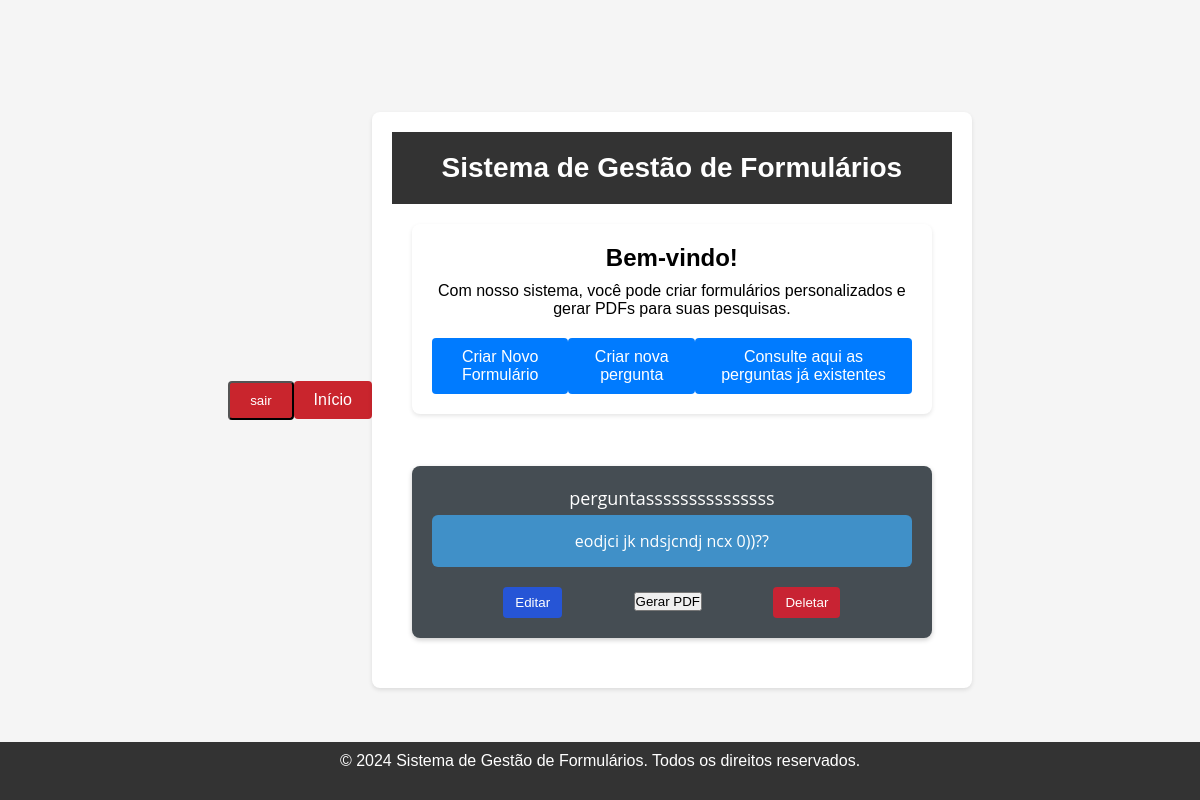
Page / (signed in) on the earlier database version.
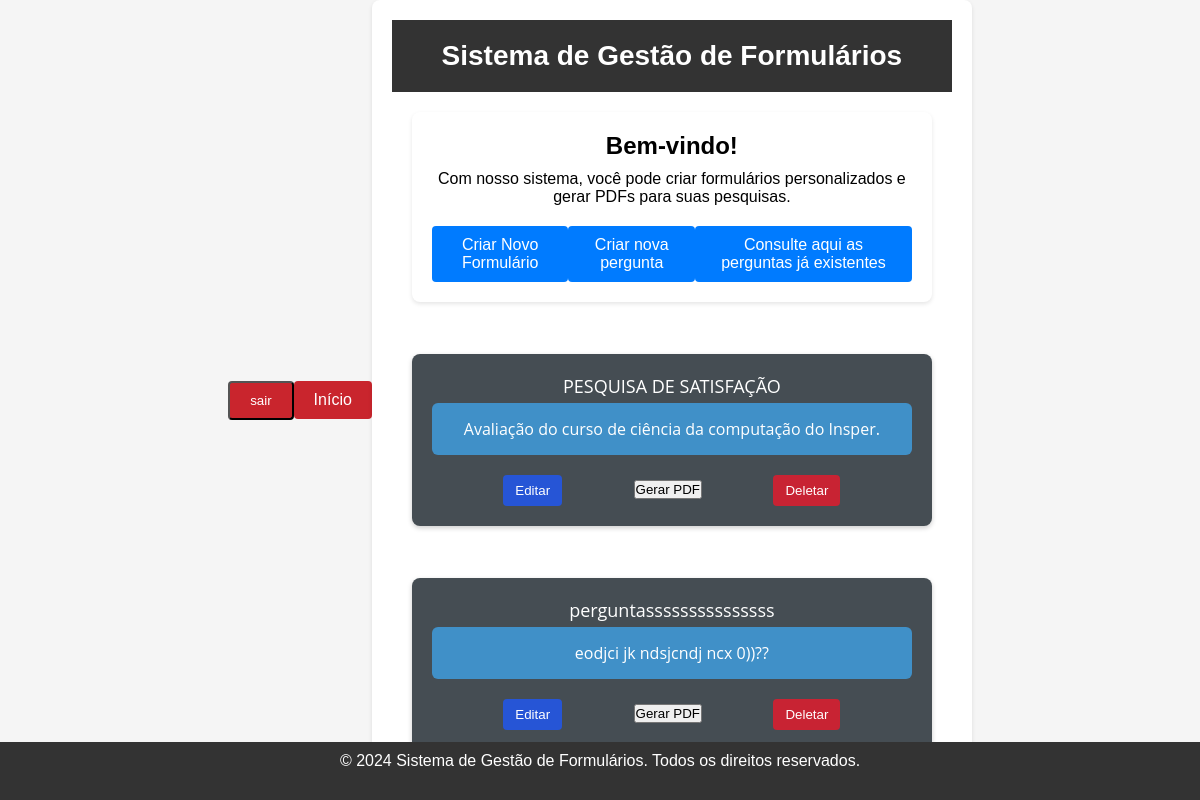
Same page on the later database version.
### formulario/models.py (models this page shows)
class Formulario(models.Model):
    nome = models.CharField(max_length=200)
    descricao = models.TextField(max_length=2000, blank=True, null=True)
    data_criacao = models.DateTimeField(auto_now_add=True, blank=True, null=True)
    data_atualizacao = models.DateTimeField(auto_now=True)
    ativo = models.BooleanField(default=True)
    author = models.ForeignKey("auth.User", on_delete=models.CASCADE)
    def __str__(self):
        return self.nome

### formulario/views.py (the view)
# urls.py: path('', views.index, name='index'),
@login_required
def index(request):
    all_forms = Formulario.objects.filter(author=request.user).order_by('-data_criacao')
    print(all_forms)
    return render(request, 'formulario/index.html', {'formularios': all_forms, 'user': request.user})

### formulario/templates/formulario/index.html (shortened to what this page needs)
{% extends "formulario/base.html" %}
{% block content %}
<header>
    <h1>Sistema de Gestão de Formulários</h1>
</header>
<main>
    <div class="container">
        <h2>Bem-vindo!</h2>
        <p>Com nosso sistema, você pode criar formulários personalizados e gerar PDFs para suas pesquisas.</p>
        <div class="buttons-container">
            <a class="button" href="/novo">Criar Novo Formulário</a>
            <a class="button" href="/selecionar-tipo/">Criar nova pergunta</a>
            <a class="button" href="{% url 'listagem_perguntas' %}" >Consulte aqui as perguntas já existentes</a>
        </div>
    </div>
    {% for formulario in formularios %}
    <div class="caixas container">
        <a href="{% url 'formulario' formulario.id %}" class="link">{{ formulario.nome }}</a>
        <p class="caixas-descricao">{{ formulario.descricao }}</p>
        <div class="para_lado">
            <form action="{% url 'editar' formulario.id %}" method="GET">
                <button type="submit" class="editar-formulario">Editar</button>
            </form>
            <form action="{% url 'gerar_pdf' formulario.id %}" method="GET">
                <button type="submit" class="gerar-pdf">Gerar PDF</button>
            </form>
            <form action="{% url 'deletar' formulario.id %}" method="POST">
                <button type="submit" class="deletar-formulario">Deletar</button>
            </form>
        </div>
    </div>
    {% endfor %}
</main>
<footer>
    <p>&copy; 2024 Sistema de Gestão de Formulários. Todos os direitos reservados.</p>
</footer>
{% endblock %}

Differences in the rows shown:
added Formulario: nome "PESQUISA DE SATISFAÇÃO", descricao "Avaliação do curso de ciência da computação do Insper."
